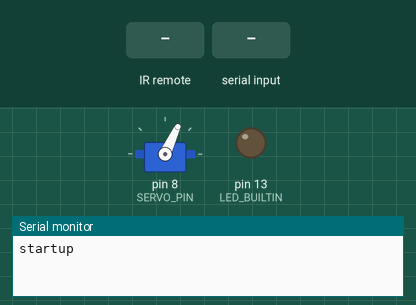
A program run on a simulated Arduino Nano, built with avr-gcc and run on an emulated ATmega328P. Parts: servo, output pins drawn as LEDs (lit = HIGH), the last lines printed to the serial monitor. The test bench sets the inputs (shaded band).

Above: at 1.4 s.
1.5 s: infrared code 0xFFE21D received
At 2.0 s:
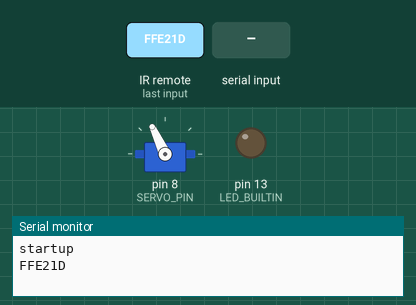
3.6 s: "90,45\n" received over Serial
At 5.0 s:
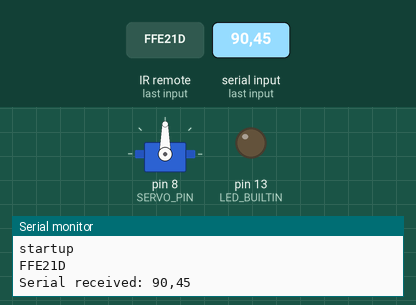
6.6 s: infrared code 0x00FFA25D received
At 7.1 s:
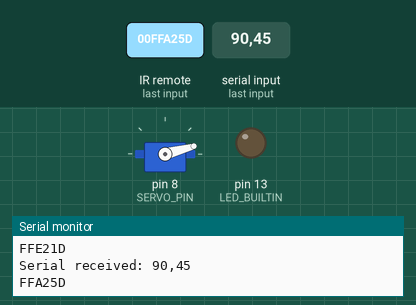
8.7 s: "200\n" received over Serial
At 10.0 s:
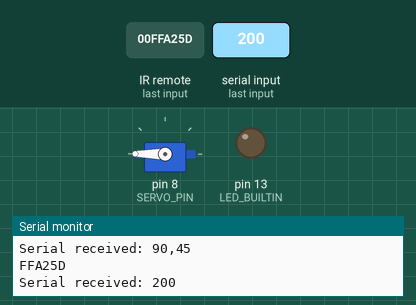
11.7 s: "30,150\n" received over Serial
At 13.1 s:
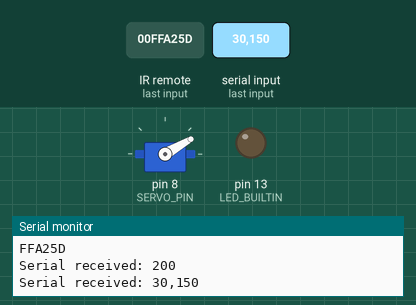
14.7 s: "1,90,45\n" received over Serial
At 16.1 s:
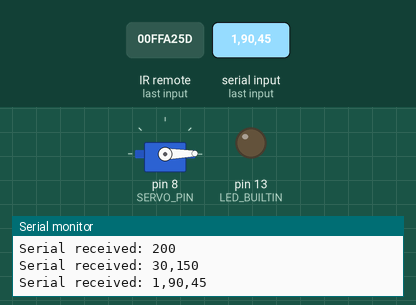
Timing chart, 0 to 17.7 s (numbered marks = the images above; inputs shaded):
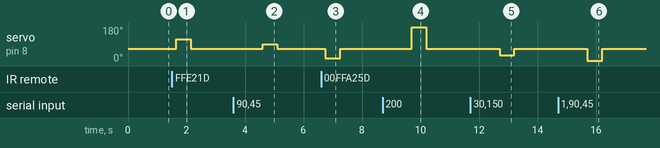

The program:

main.cpp
```cpp
#include <Arduino.h>
#include <IRremote.h>
#include <Servo.h>

#define TEST // ALLOW USB SERIAL VALUES TO TEST SERVO (e.g. 123)

// supply 5v to the servo and 3.3v to the IR receiver

#define SERVO_PIN 8 // D8
Servo servo;  // object to control a servo
#define SERVO_MAX 115 // 180 is the absolute max limit
#define SERVO_MIN 15 // 0 is the absolute low limit
int SERVO_MIDDLE = int(SERVO_MAX + SERVO_MIN) / 2;
#define SERVO_DELAY 500

#define IR_RECV_PIN 12 // D12
#define REMOTE_PLUS 0xFFE21D
#define REMOTE_MINUS 0x00FFA25D
#define REPEAT 0xEE12FF00

unsigned long val;
IRrecv irrecv(IR_RECV_PIN);
decode_results results;

void setup() {
  Serial.begin(9600);
  pinMode(LED_BUILTIN, OUTPUT);
  delay(200);
  Serial.println("startup");

  servo.attach(SERVO_PIN); // attach the servo on GPIO2 (D4 on a NodeMCU board) to the servo object
  servo.write(SERVO_MIDDLE); // tell servo to go to degree

  irrecv.enableIRIn(); // Start receiving
  irrecv.blink13(true); // blink while receiving
}

void loop() {
  if (irrecv.decode(&results)) {
    val = results.value;
    irrecv.resume();
    delay(150);
    Serial.println(val, HEX);
    if (val == REMOTE_PLUS) {
      // digitalWrite(LED_BUILTIN, HIGH);
      // Serial.println("ON");
      servo.write(SERVO_MAX); // tell servo to go to degree
      delay(SERVO_DELAY); // waits n ms for the servo to reach the position
      servo.write(SERVO_MIDDLE); // tell servo to go to degree
      delay(SERVO_DELAY); // waits n ms for the servo to reach the position
    } else if (val == REMOTE_MINUS) {
      // Serial.println("OFF");
      // digitalWrite(LED_BUILTIN, LOW);
      servo.write(SERVO_MIN); // tell servo to go to degree
      delay(SERVO_DELAY); // waits n ms for the servo to reach the position
      servo.write(SERVO_MIDDLE); // tell servo to go to degree
      delay(SERVO_DELAY); // waits n ms for the servo to reach the position
    }
    delay(200);
  }
#ifdef TEST
   if (Serial.available() > 0) {
    String incomingString = Serial.readString();

    Serial.print("Serial received: ");
    Serial.println(incomingString);

    servo.write(incomingString.toInt());
    servo.write(incomingString.toInt()); // tell servo to go to degree
    delay(SERVO_DELAY); // waits n ms for the servo to reach the position
    servo.write(SERVO_MIDDLE); // tell servo to go to degree
    delay(SERVO_DELAY); // waits n ms for the servo to reach the position
  }
#endif
}
```

Measured:
- after the input at 1.5 s, servo on pin 8 (SERVO_PIN): 65° → 115° after 0.15 s, → 65° 0.50 s later
- after the input at 3.6 s, servo on pin 8 (SERVO_PIN): 65° → 90° after 1.0 s, → 65° 0.50 s later
- after the input at 6.6 s, servo on pin 8 (SERVO_PIN): 65° → 15° after 0.15 s, → 65° 0.50 s later
- after the input at 8.7 s, servo on pin 8 (SERVO_PIN): 65° → 180° after 1.0 s, → 65° 0.50 s later
- after the input at 11.7 s, servo on pin 8 (SERVO_PIN): 65° → 30° after 1.0 s, → 65° 0.50 s later
- after the input at 14.7 s, servo on pin 8 (SERVO_PIN): 65° → 1° after 1.0 s, → 65° 0.50 s later
